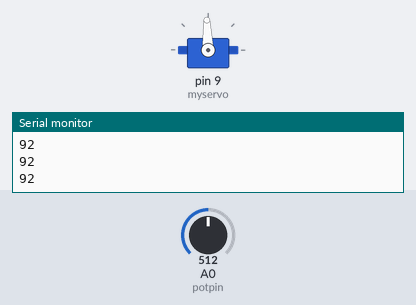
Recording of a sketch running on a simulated Arduino Uno, built with avr-gcc and run on an emulated ATmega328P. On the bench: servo, the last lines printed to the serial monitor. The inputs (shaded band) are chosen by the test bench; at power-on: A0 (potpin) = 512.

Above: at 1.2 s.
1.3 s: A0 (potpin) set to 716
At 2.0 s:
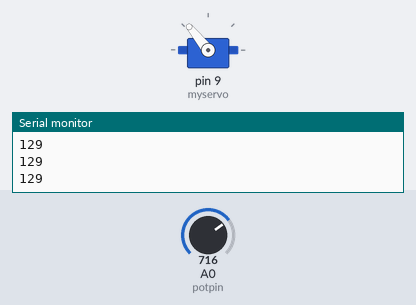
2.8 s: A0 (potpin) set to 900
At 3.1 s:
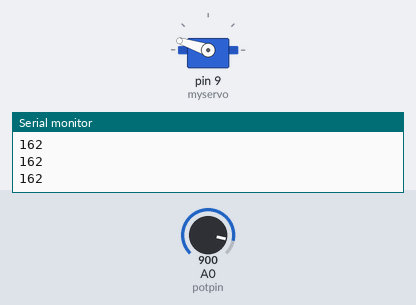
4.3 s: A0 (potpin) set to 1023
At 5.5 s:
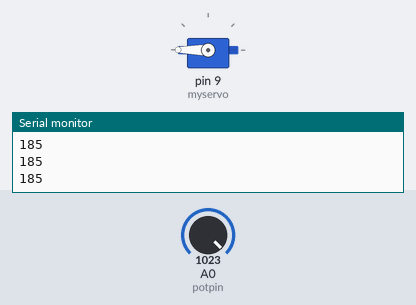
5.8 s: A0 (potpin) set to 306
At 6.6 s:
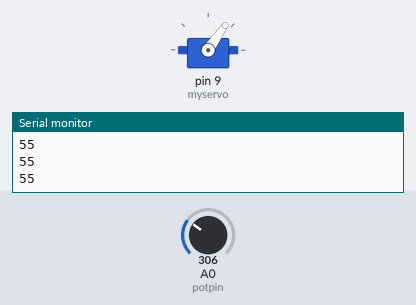
7.3 s: A0 (potpin) set to 122
At 7.8 s:
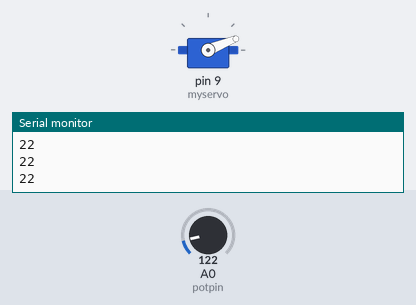
8.8 s: A0 (potpin) set to 511
At 10.0 s:
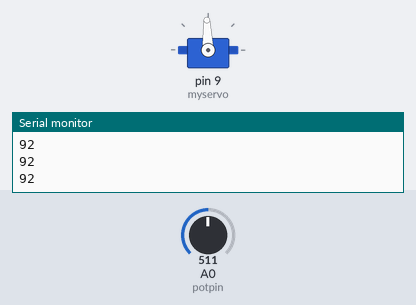
Timing chart, 0 to 11.3 s (numbered marks = the images above; inputs shaded):
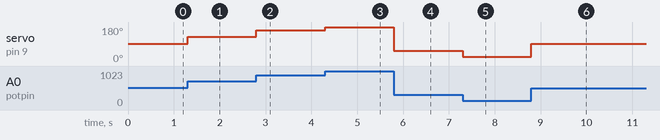

The sketch:

projeto_servo_potenciometro.ino
```cpp
#include <Servo.h>

Servo myservo;

int potpin = 0;
int val;

void setup()
{
  myservo.attach(9);
}

void loop()
{
  Serial.begin(9600);Serial.println(val);
  val = analogRead(potpin);
  val = map(val, 0, 1023, 0, 185);
  myservo.write(val);
  delay(5);
}
```

Measured:
- after the input at 1.3 s, servo on pin 9 (myservo): 92° → 129° at once
- after the input at 2.8 s, servo on pin 9 (myservo): 129° → 162° at once
- after the input at 4.3 s, servo on pin 9 (myservo): 162° → 180° at once
- after the input at 5.8 s, servo on pin 9 (myservo): 180° → 55° at once
- after the input at 7.3 s, servo on pin 9 (myservo): 55° → 22° at once
- after the input at 8.8 s, servo on pin 9 (myservo): 22° → 92° at once
